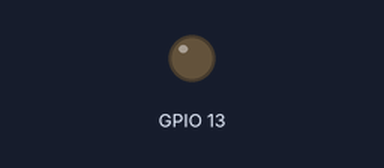
Bench run of a sketch on a simulated ESP32. Parts: output pins drawn as LEDs (lit = HIGH). WiFi joins after 1.5 s; servers stay silent unless stated; what the sketch prints to the serial monitor is not drawn.

Above: at 31.5 s.
At 62.1 s:
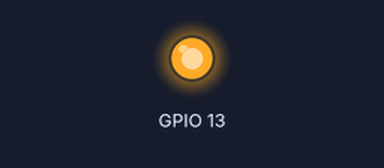
Timing chart, 0 to 79.5 s (numbered marks = the images above):
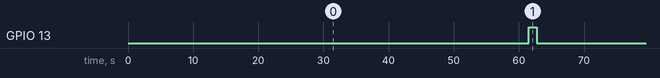

The sketch:

network.ino
```cpp
#include <WiFi.h>
#include <WiFiClient.h>
#include <WiFiClientSecure.h>
#include <Ticker.h>

// Constants for connecting to Network and Google
#define SSID "WIFIE33AE7"
#define PASS "LYR6J71MLNGRDAWH"
#define IMAP_HOST "imap.gmail.com"
#define IMAP_PORT 993
#define SMTP_HOST "smtp.gmail.com"
#define SMTP_PORT 465

// Misc Constants (Magic Numbers should be avoided)
#define DEBUG true
#define SLEEP_TIME 60
#define EMAIL_FILTER "ohio.edu"
#define DEBUG_EMAIL "pi440113@ohio.edu"

// Login Constants
#define USERNAME "ou.messageboard"
#define PASSWORD "eecsBobcats"
#define USERNAME_BASE64 "b3UubWVzc2FnZWJvYXJk"
#define PASSWORD_BASE64 "ZWVjc0JvYmNhdHM="

// Object that will do the connecting
WiFiClientSecure client;

// Variables to store the received messages
int messages_length = 0;
String* messages;

// Timers
Ticker ticker_cycle;

// Confiure WiFi connection and connect to network
// This function blocks until a connection has been established
void network_connect() {
  if (WiFi.status() != WL_CONNECTED) {

    //Attempt to Connect
    WiFi.begin(SSID, PASS);
    if (DEBUG) {
      Serial.print("Connecting to: ");
      Serial.print(SSID);
      Serial.print(" ");
    }

    while (WiFi.status() != WL_CONNECTED) {
      if (DEBUG)
	      Serial.print('.');
      delay(500);
    }

    if (DEBUG) {
      Serial.print("\n\r");
      Serial.print("IP: ");
      Serial.println(WiFi.localIP());
    }
  }
}

// Close connection to WiFi
void network_close() {
  //WiFi.stop();
}

// Establish a telnet-like connection to remote server using WiFiClientSecure
// Non-Blocking
void telnet_connect(char* h, int p) {

  if (DEBUG)  {
    Serial.print("Connecting to: ");
    Serial.print(h);
    Serial.print(" @ ");
    Serial.println(p);
  }

  bool status = client.connect(h, p);

  if (DEBUG) {
    if (status)
      Serial.println("Connection Successfull\n");
    else
      Serial.println("Connection Failed\n");
  }

}

// Close connection to remote host
// Non-Blocking
void telnet_close() {
  client.stop();
}

// Send data to remote host
// Returns responce from remote host
// Non-Blocking(?)
String telnet_send(String data) {
  if (DEBUG)
    Serial.println("Sending data to remote host:\n\t" + data + "\n");

  client.println(data);


  // Grab data and keep waiting if more is comming in
  String resp;
  int len = 0;
  do {
    len = resp.length();
    delay(250);
    while (client.available()) {
      resp += (char)client.read();
    }
  } while(len != resp.length());

  if (DEBUG) {
    Serial.println("Host Reponse: [" + String(resp.length()) + "]");
    Serial.println("================================================");
    Serial.print(resp);
    Serial.println("================================================\n");
  }

  return resp;
}

// This function here has taught me why so many people hate c/c++
void parse_message_list(int*& message_list, int& message_list_length, String resp) {
  int line_start = resp.indexOf("* SEARCH");
  String sub_str = resp.substring(line_start + 9, resp.indexOf("\n", line_start));
  message_list_length = 0;

  if (sub_str.length() > 0) {
    message_list_length = 1;

    // Find how many numbers were returned
    for(int i = 0; i < sub_str.length(); i++) {
      if (sub_str.charAt(i) == ' ')
        message_list_length++;
    }
  }
  message_list = new int[message_list_length];

  // Add numbers to the list
  for(int i = 0; i < message_list_length; i++) {
    if (i == message_list_length - 1) {
      message_list[i] = sub_str.toInt();
    } else {
      message_list[i] = sub_str.substring(0, sub_str.indexOf(" ", 1)).toInt();
    }
    sub_str = sub_str.substring(sub_str.indexOf(" ", 1));
  }

  if (DEBUG) {
    Serial.print("Message List Length: ");
    Serial.println(message_list_length);
    Serial.print("Message List: ");
    for(int i = 0; i < message_list_length; i++) {
      Serial.print(message_list[i]);
      Serial.print(" ");
    }
    Serial.println("\n");
  }
}

// Here we are getting the message and necessary headers through two different queries
// This could probably be done with just one query or we could parse the whole message
// with all the headers but that is difficult to do with the limited string functions
// in the arduino language and this is just a prototype so why make our lives hard?
String parse_message(int message_number) {
  // Get Subject and date/time
  String headers = telnet_send("a1 FETCH " + String(message_number) + " BODY[HEADER.FIELDS (SUBJECT DATE)]");
  // Pull out the subject
  int subject_position = headers.indexOf("Subject:") + 9; // 9 is the length of Subject: and a space
  String subject = headers.substring(subject_position, headers.indexOf("\n", subject_position));
  int date_position = headers.indexOf("Date:") + 6; // 6 is the length of Date: and a space
  String date = headers.substring(date_position, headers.indexOf("\n", date_position));

  // Get the text/plain part of the message
  String text_plain = telnet_send("a1 FETCH " + String(message_number) + " BODY[1]");
  // The body does not have a nice prefix, so we take a substring between the first and
  // second newline
  int newline_position = text_plain.indexOf("\n") + 1; // 1 is the length of '\n'
  String body = text_plain.substring(newline_position, text_plain.indexOf("\n", newline_position));

  if (DEBUG)
    Serial.println("Parsed Message:\n\t" + subject + " -- " + body + " -- " + date + "\n");

  return subject + "\n" + body + "\n" + date;
}

// Check Email
// Updates list of messages at pointer
// Updates number of messages in list
void check_email(String*& parsed_message_list, int& message_list_length) {
  telnet_connect(IMAP_HOST, IMAP_PORT);
  telnet_send("a1 LOGIN " + String(USERNAME) + " " + String(PASSWORD));
  telnet_send("a1 SELECT INBOX");

  int* message_list;
  parse_message_list(message_list, message_list_length, telnet_send("a1 SEARCH UNSEEN FROM \"" + String(EMAIL_FILTER) +"\""));
  parsed_message_list = new String[message_list_length];

  for (int i = 0; i < message_list_length; i++) {
    parsed_message_list[i] = parse_message(message_list[i]);
  }

  // Array needs to be deleted because it was created with new
  delete [] message_list;

  telnet_send("a1 LOGOUT");
}

// This method updates the globaly stored messages cache
void update_message_cache() {
  digitalWrite(13, HIGH);
  //network_connect(); // This does not like to work when called by the ticker

  // We don't need a memory leak
  delete [] messages;

  check_email(messages, messages_length);

  telnet_close();

  if (DEBUG) {
    for (int i = 0; i < messages_length; i++) {
      Serial.println("Message " + String(i) + " : " + "[" + messages[i].length() + "]");
      Serial.println("================================================");
      Serial.println(messages[i]);
      Serial.println("================================================\n");
    }
  }
  digitalWrite(13, LOW);
}

// This method sends emails
void send_email(String subject, String body, String rcpt) {
  telnet_connect(SMTP_HOST, SMTP_PORT);
  telnet_send("EHLO smtp.gmail.com");
  telnet_send("AUTH LOGIN");
  telnet_send(USERNAME_BASE64);
  telnet_send(PASSWORD_BASE64);
  telnet_send("MAIL FROM: <ou.messageboard@gmail.com>");
  telnet_send("rcpt to: <" + rcpt + ">");
  telnet_send("DATA");
  telnet_send("SUBJECT: " + subject);
  telnet_send("\n");
  telnet_send(body);
  telnet_send(".");
  telnet_send("quit");
  telnet_close();
}

// Where main code lives
// Called by ticker
void cycle() {
  update_message_cache();
  if (messages_length > 0)
    send_email("Test Email", messages[0], String(DEBUG_EMAIL));
}

void setup() {
  Serial.begin(115200);
  while(!Serial);

  // Clear garbage from terminal
  Serial.write(27);
  Serial.print("[2J");
  Serial.write(27);
  Serial.print("[H");

  pinMode(13, OUTPUT);
  network_connect();

  ticker_cycle.attach(SLEEP_TIME, cycle);

}

void loop() {
}
```

Measured:
- by itself, GPIO 13: alternates HIGH for 1.2 s and LOW for 58.8 s
